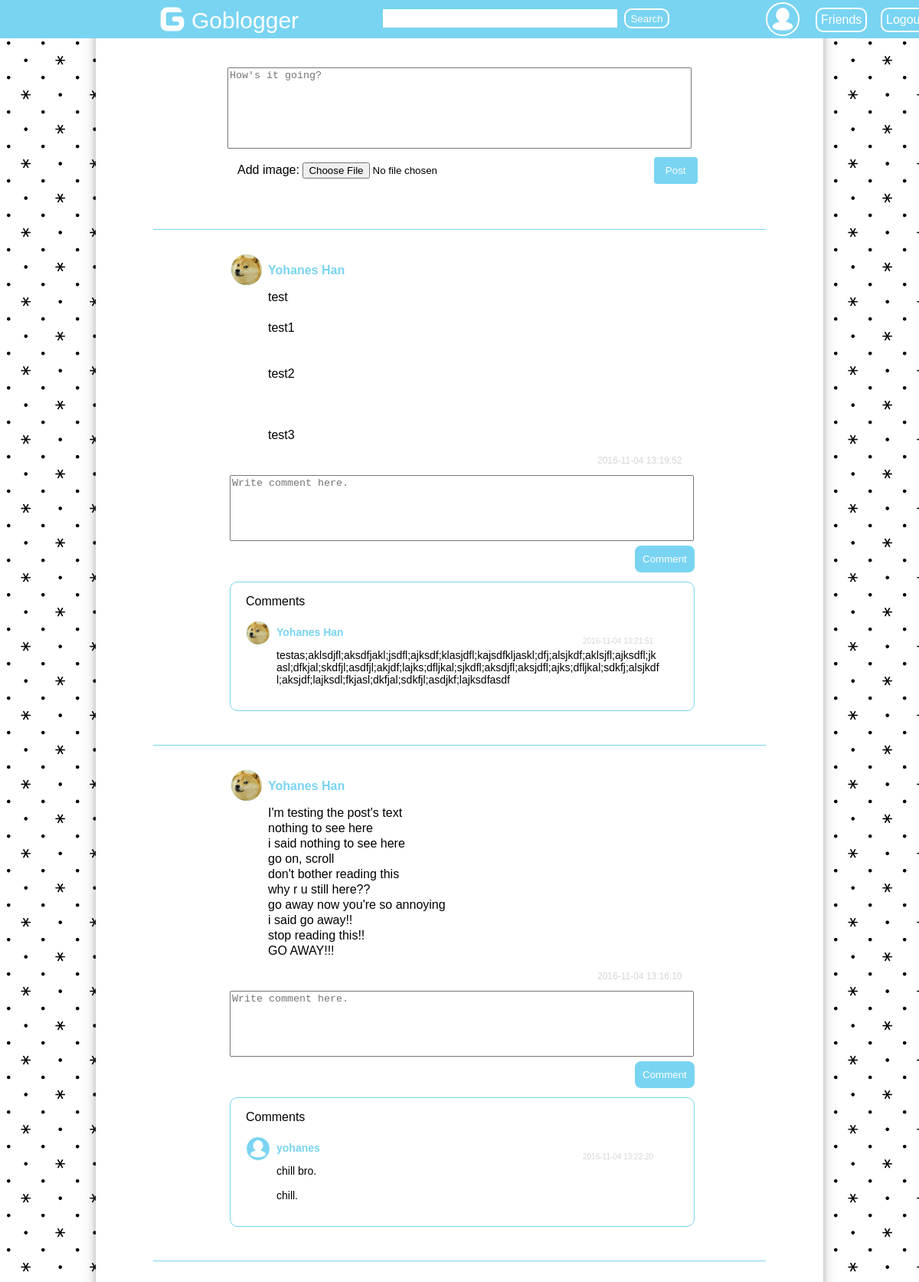
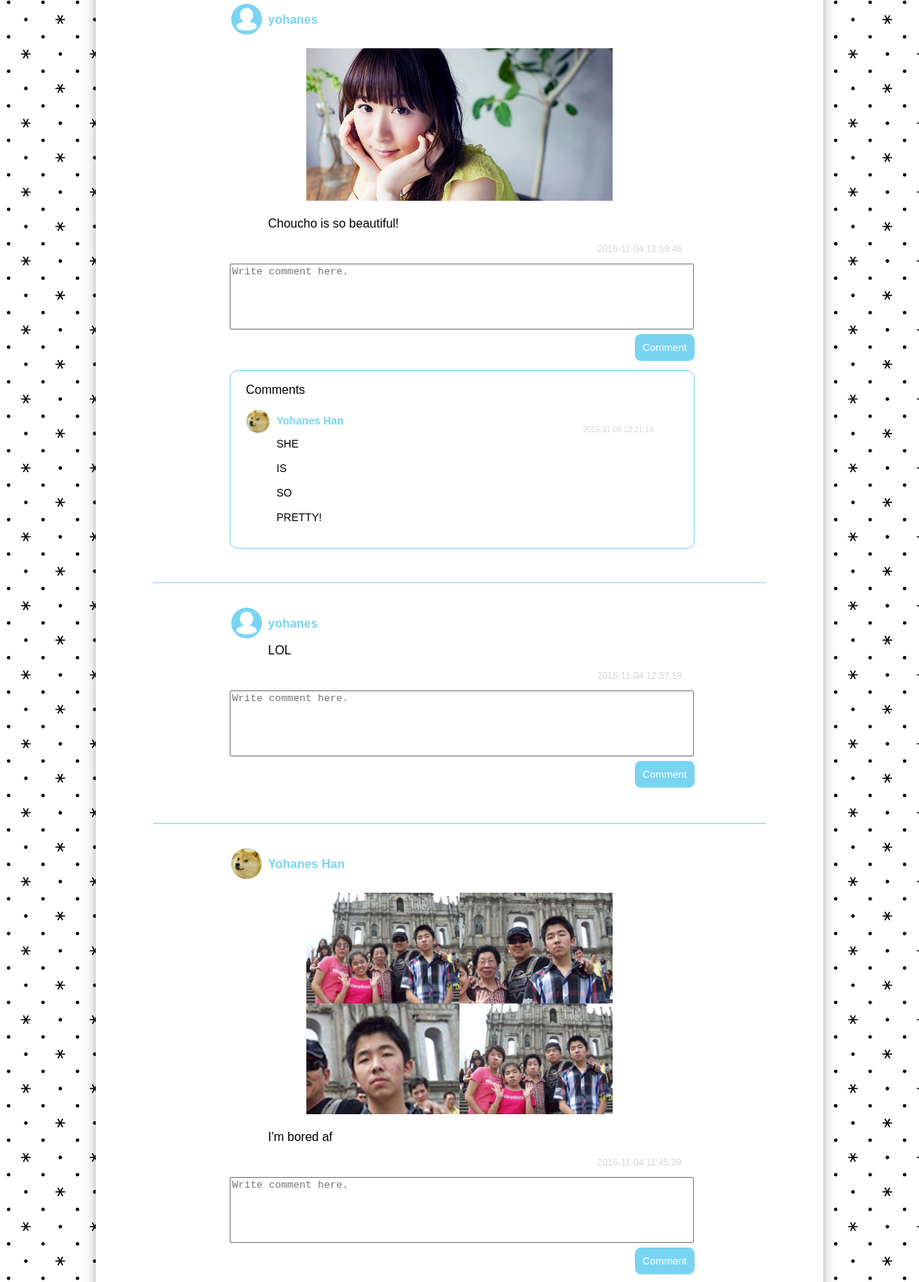
The app's page /home.php (signed in, upper part) with its own data (2 pictures, top to bottom).
### tables this page shows
CREATE TABLE `post` (
  `id_post` int(10) unsigned NOT NULL AUTO_INCREMENT,
  `username` varchar(45) NOT NULL,
  `content` text NOT NULL,
  `image` varchar(255) DEFAULT NULL,
  `date` datetime NOT NULL,
  PRIMARY KEY (`id_post`),
  KEY `FK_id_member` (`username`) USING BTREE,
  CONSTRAINT `FK_id_member` FOREIGN KEY (`username`) REFERENCES `member` (`username`)
);

CREATE TABLE `member` (
  `username` varchar(45) NOT NULL,
  `password` varchar(45) NOT NULL,
  `name` varchar(50) NOT NULL,
  `birthday` date NOT NULL,
  `email` varchar(50) NOT NULL,
  `gender` varchar(1) NOT NULL,
  `location` varchar(255) DEFAULT NULL,
  `occupation` varchar(255) DEFAULT NULL,
  `hobby` varchar(255) DEFAULT NULL,
  `profile_image` varchar(50) DEFAULT NULL,
  PRIMARY KEY (`username`)
);

CREATE TABLE `comment` (
  `id_comment` int(10) unsigned NOT NULL AUTO_INCREMENT,
  `id_post` int(10) unsigned NOT NULL,
  `username` varchar(45) NOT NULL,
  `comment` text NOT NULL,
  `date` datetime NOT NULL,
  PRIMARY KEY (`id_comment`),
  KEY `FK_username` (`username`),
  CONSTRAINT `FK_username` FOREIGN KEY (`username`) REFERENCES `member` (`username`)
);

### home.php (the view, shortened to what this page needs)
<!DOCTYPE html>
<html>
<head>
</head>
<body>
	<div id="wrapper">
		<div id="header">
			<a href="main.php" style="text-decoration:none; margin-left:200px; margin-top:-100px">
				<img src="images/resources/logo_no_background.png" style="width:50px; height:50px;">
				<span style="color:white; font-size:30px; margin-top: 10px; position:absolute; width:100px;">Goblogger</span>
			</a>
			<form method="post" action="search.php"  id="searchform">
				<input type="text" name="name" id="field_search" style="height:20px;">
				<input type="submit" name="submit" value="Search" style="height:26px;" id="button_search">
			</form>
			<div id="sidebar">
				<?php
					$conn = konek_db();
					$logged_username = $_COOKIE['logged_in'];
					$query = $conn->prepare("select profile_image from member where username=?");
					$query->bind_param("s", $logged_username);
					$result = $query->execute();
					$rows = $query->get_result();
					while($row = $rows->fetch_array()){
						$profile_image = $row['profile_image'];
						if($profile_image != null && $profile_image != '')
							echo "<a href=\"profile.php?username=$logged_username\"><img src=\"images/thumbnail/$profile_image\"></a>";
						else
							echo "<a href=\"profile.php?username=$logged_username\"><img src=\"images/resources/default_profile.png\"></a>";
					}
				?>
				<a href="friend.php" class="side_text">Friends</a>
				<a href="logout.php" class="side_text" id="sidetext">Logout</a>
			</div>
		</div>
		<div id="content">
			<div id="write">
				<form method="post" action="post.php" enctype="multipart/form-data" id="write_post">
					<textarea name="content" id="textarea" placeholder="How's it going?"></textarea>
					<label>Add image: </label><input type="file" name="image" accept=".jpg, .png, .bmp">
					<input type="submit" name="post" value="Post" id="button_post">
				</form>
				<div id="posts">
					<?php
						$conn = konek_db();
						$query = $conn->prepare("select * from post left join member ON post.username = member.username order by date desc");
						$result = $query->execute();
						$rows = $query->get_result();
						while($row = $rows->fetch_array()){
							$id_post = $row['id_post'];
							$username = $row['username'];
							$name = $row['name'];
							$content = $row['content'];
							$image = $row['image'];
							$date = $row['date'];
							$profileimage = $row['profile_image'];
							echo "<hr><div id=\"post\">";
							if($profileimage != null && $profileimage != '')
								echo "<a href=\"profile.php?username=$username\" class=\"link_profile\"><img src=\"images/thumbnail/$profileimage\" class=\"image_profile\"></a>";
							else
								echo "<a href=\"profile.php?username=$username\" class=\"link_profile\"><img src=\"images/resources/default_profile.png\" class=\"image_profile\"></a>";
							echo "<a href=\"profile.php?username=$username\" id=\"username_name\">$name</a><br>";
							if($image != null && $image != ''){
								echo "<img src=\"images/post/$image\" style=\"width:400px; margin-left:200px; margin-top:10px;\"><br><br>";
							}
							$content_new = nl2br($content);
							echo "<p style=\"margin-left:150px; margin-top:-2px; width:500px; text-align:justify; word-wrap:break-word; line-height:20px;\">$content_new</p>";
							echo "<p style=\"margin-left:580px; font-size:12px; color:#D6D6D6;\">$date</p>";
							echo "<form method=\"post\" action=\"comment.php?id_post=$id_post&logged_username=$logged_username\" class=\"form_comment\">";
							echo "<textarea name=\"comment\" id=\"text_comment\" placeholder=\"Write comment here.\"></textarea><br>";
							echo "<input type=\"submit\" name=\"post_comment\" value=\"Comment\" id=\"button_comment\">";
							echo "</form>";
							$querycheck = $conn->prepare("select * from comment where id_post = $id_post");
							$resultcheck = $querycheck->execute();
							if($result){
								$resultcheck1 = $querycheck->get_result();
								if($resultcheck1->num_rows > 0){
									echo "<div class=\"comment_list\">";
									echo "<p style=\"margin-left:20px;\">Comments</p>";
									$query1 = $conn->prepare("select * from comment left join member ON comment.username = member.username where id_post = $id_post order by date asc");
									$result1 = $query1->execute();
									$rows1 = $query1->get_result();
									while($row1 = $rows1->fetch_array()){
										$commenter = $row1['username'];
										$commenter_name = $row1['name'];
										$comment = $row1['comment'];
										$date_comment = $row1['date'];
										$profileimagecommenter = $row1['profile_image'];
										if($profileimagecommenter != null && $profileimagecommenter != '')
											echo "<a href=\"profile.php?username=$commenter\" class=\"link_commenter\"><img src=\"images/thumbnail/$profileimagecommenter\" class=\"image_profile_commenter\"></a>";
										else
											echo "<a href=\"profile.php?username=$commenter\" class=\"link_commenter\"><img src=\"images/resources/default_profile.png\" class=\"image_profile_commenter\"></a>";
										echo "<a href=\"profile.php?username=$commenter\" class=\"commenter_name\">$commenter_name</a><br>";
										echo "<p style=\"color:#D6D6D6; font-size:10px; margin-left:460px; margin-top:-20px;\">$date_comment</p>";
										$comment_new = nl2br($comment);
										echo "<p style=\"margin-left:60px; margin-top: -5px; width:500px; text-align:justify; word-wrap:break-word; font-size:14px;\">$comment_new</p>";
										echo "<br>";
									}
									echo "</div>";
								}
							}
							echo "</div>";
							echo "<br><br>";
						}
					 ?>
				</div>
			</div>
		</div>
	</div>
</body>
</html>

### home.php (style rules this page uses)
body { font-family: arial; background-image: url('images/resources/bg.png'); background-size: 30%; }
#header { margin-left:-8px; margin-top:-8px; width:100%; height:50px; background-color: #79D4F2; position:fixed; }
#content { margin: auto; padding-top: 80px; width:950px; box-shadow: 0 4px 8px 0 rgba(0, 0, 0, 0.2), 0 6px 20px 0 rgba(0, 0, 0, 0.19); background-color: white; }
#searchform { margin-left: 500px; margin-top: -43px; }
#field_search { width:300px; border: 1px solid white; }
#button_search { margin-left: 5px; color:white; border: 2px solid white; background-color: #79D4F2; border-radius: 10px; transition: background-color 300ms; }
#sidebar img { width:40px; height:40px; margin-left: 1000px; margin-top: -34px; position: absolute; border: 2px solid white; border-radius: 25px; }
.image_profile { width:40px; height:40px; border: 2px solid white; border-radius: 25px; vertical-align: top; background-color: #79D4F2; }
.link_profile { margin-left: 100px; }
.image_profile_commenter { width:30px; height:30px; border: 1.5px solid white; border-radius: 18.75px; vertical-align: top; background-color: #79D4F2; }
.link_commenter { margin-left: 20px; }
.side_text { text-decoration: none; color:white; position:absolute; margin-left:1065px; margin-top: -27px; border: 2px solid white; padding:5px; border-radius: 10px; transition: background-color 300ms; }
#sidetext { margin-left:1150px; }
#write { width:800px; margin-left: auto; margin-right: auto; }
#textarea { display: block; margin-left: auto; margin-right: auto; width:600px; height:100px; resize:none; margin-bottom: 10px; }
#write label { margin-left:110px; }
#button_post { padding-left:15px; padding-right:15px; padding-top: 10px; padding-bottom: 10px; color:white; margin-left: 200px; border: 1px solid white; background-color: #79D4F2; border-radius: 5px; }
#write_post { padding-bottom: 50px; }
#username_name { margin-left: 150px; display: block; margin-top:-30px; text-decoration: none; font-weight: bold; color: #79D4F2; width:300px; }
.commenter_name { margin-top: -25px; margin-left: 60px; font-size: 14px; display: block; text-decoration: none; font-weight: bold; color: #79D4F2; width:300px; }
.form_comment #text_comment { resize: none; width:600px; height:80px; margin-left: 100px; }
#button_comment { margin-left: 627px; color:white; padding:10px; border: 2px solid white; background-color: #79D4F2; border-radius: 10px; transition: background-color 300ms; }
.comment_list { margin-top: 10px; border: 1px solid #79D4F2; width:605px; margin-left:100px; border-radius: 10px; }
hr { margin-bottom: 30px; height:0px; border:0; border-top: 1px solid #79D4F2; }

### records on screen
post: username.profile_image (picture), username.name "Yohanes Han", content "test test1 test2 test3", date "2016-11-04 13:19:52"
comment: username.profile_image (picture), username.name "Yohanes Han", date "2016-11-04 13:21:51", comment "testas;aklsdjfl;aksdfjakl;jsdfl;ajksdf;klasjdfl;kajsdfkljaskl;dfj;alsjkdf;aklsjfl;ajksdfl;jkasl;dfkjal;skdfjl;asdfjl;akjdf;lajks;dfljkal;sjkdfl;aksdjfl;aksjdfl;ajks;dfljkal;sdkfj;alsjkdfl;aksjdf;lajksdl;fkjasl;dkfjal;sdkfjl;asdjkf;lajksdfasdf"
post: username.profile_image (picture), username.name "Yohanes Han", content "I'm testing the post's text nothing to see here i said nothing to see here go on, scroll don't bother reading this why r u still here?? go away now you're so annoying i said go away!! stop reading this!! GO AWAY!!!", date "2016-11-04 13:16:10"
comment: username.name "yohanes", date "2016-11-04 13:22:20", comment "chill bro. chill."
post: username.name "yohanes", image (picture), content "Choucho is so beautiful!", date "2016-11-04 12:59:46"
comment: username.profile_image (picture), username.name "Yohanes Han", date "2016-11-04 13:21:14", comment "SHE IS SO PRETTY!"
post: username.name "yohanes", content "LOL", date "2016-11-04 12:57:18"
post: username.profile_image (picture), username.name "Yohanes Han", image (picture), content "I'm bored af", date "2016-11-04 11:45:39"
